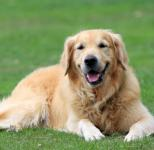
#> input picture testing/Golden.jpg, 154 x 150 px
$ python -i DenseEncoding.py   (imports and definitions only)
#> lines starting #> are read from the running program, lines starting #| are printed output that depends on the picture
#> further down, picture is the input picture: PIL image 154x150 RGB; mean R, G, B 141.9, 151.7, 105.6
from PIL import Image, ImageDraw, ImageFont
import random

"""This is the file that is attempting to encode 1s and 0s in the R B and G values separately"""

# [181 lines left out: functions is_even, does_image_fit, decrypt_binary_from_image, translate_image_to_greyscale, translate_image_to_binaryImage, translate_binaryimage_to_binarystring and 4 more, not called in this run]


# Reveals the encoded data in the image
def image_from_binary(image):
    prog_counter = 0
    total_progress = image.size[0] * image.size[1]
#> total_progress = 23100
    new_image = image
    im_width, im_height = image.size
#> im_width = 154; im_height = 150
    for i in range(im_width):
        for j in range(im_height):
            try:
                R, G, B = new_image.getpixel((i, j))
            except:
                R, G, B, A = new_image.getpixel((i, j))
            if R % 2 == 0 and G % 2 == 0 and B % 2 == 0:
                new_image.putpixel((i, j), (0, 0, 0))
            elif R % 2 == 1 and G % 2 == 1 and B % 2 == 1:
                new_image.putpixel((i, j), (255, 255, 255))
            else:
                new_image.putpixel((i, j), (255, 0, 210))
                # print("ERROR: " + str(i) + " " + str(j))
            prog_counter += 1
            print(100 * prog_counter // total_progress)
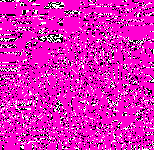
#> new_image: PIL image 154x150 RGB; mean R, G, B 222.3, 32.4, 188.8
#> after the loop, prog_counter = 23100

    return new_image


# Rebuilds a color image from the binary string
# [148 lines left out: functions reconstruct_image, color_reconstruction, grey_reconstruction, binary_reconstruction, resize_image, calc_max_size and 2 more, not called in this run]
    # if len(plaintext) != len(key):
    #     raise ValueError("Plaintext and key must be of the same length")
    # return ''.join(str(int(a) ^ int(b)) for a, b in zip(plaintext, key))


def one_time_pad_decrypt(ciphertext, key):
    return one_time_pad_encrypt(ciphertext, key)

# [26 lines left out: functions full_service_encryption, full_service_decryption, not called in this run]


# ++++++++++++++++++++++++++++++++++++++++++++++++++++++++++++++++++++++++++++++++++++++


# encoded = Image.open("testing/EncodedV3.1.png")
# reconstruct_image(decrypt_binary_from_image(encoded)).show()
#
# sys.exit()
#
# im1 = Image.open("testing/test.jpg")
# im2 = Image.open('testing/Golden.jpg')
# num = calc_max_size(im1, im2)
# im2 = resize_image(im2,im1.size[0] * num,im1.size[1] * num)


# # # im2 = Image.open("testing/Gruddling.jpg")
# #
# if not does_image_fit(im1, im2):
#     print("Picture does not fit")
#
# else:
#     pass
#     #     binary_image = translate_image_to_binaryImage(im2)
#     #     binary_image.show()
#     #     b_string = translate_binaryimage_to_binarystring(binary_image)
#     greyscale = translate_image_to_greyscale(im2)
#     # greyscale.show()
#     # im2.show()
#     b_string = translate_greyscale_to_binary(greyscale)
#
#     encoded = encode_binary_in_image(im1, b_string)
#     # encoded.show()
#     # image_from_binary(encoded.copy()).show()  # include copy so it doesn't fuck up the original
#     reconstruct_image(decrypt_binary_from_image(encoded)).show()
#
# # im1.show()
#
#     binary = translate_image_to_binary(im2)
#     #
#     encoded = encode_binary_in_image(im1, binary)
#     #
#     encoded.show()
#
#     x = filedialog.asksaveasfile(mode="w", filetypes=[("jpg", ".jpg"), ("jpeg", ".jpeg"), ("PNG", ".png")],
#                                  defaultextension=".jpg")
#     try:
#         encoded.save(x.name)  # , "."+x.name.split(".")[1])
#     except:
#         encoded.convert('RGB').save(x.name)
#     #
#     # # image_from_binary(encoded.copy()).show()  # include copy so it doesn't fuck up the original
#     #
#     # # print(decrypt_binary_from_image(encoded))
#     # reconstruct_image(decrypt_binary_from_image(encoded)).show()

>>> from PIL import Image
>>> picture = Image.open('../testing/Golden.jpg')
>>> result = image_from_binary(picture)
